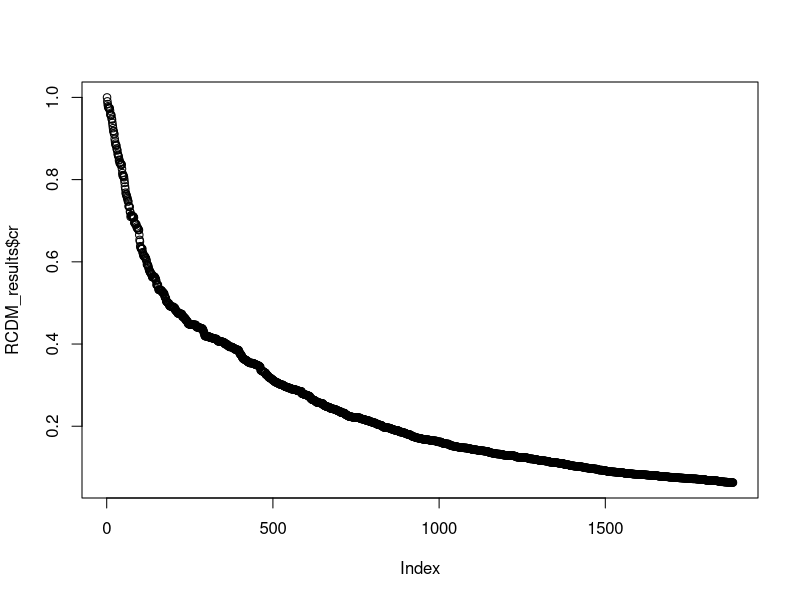
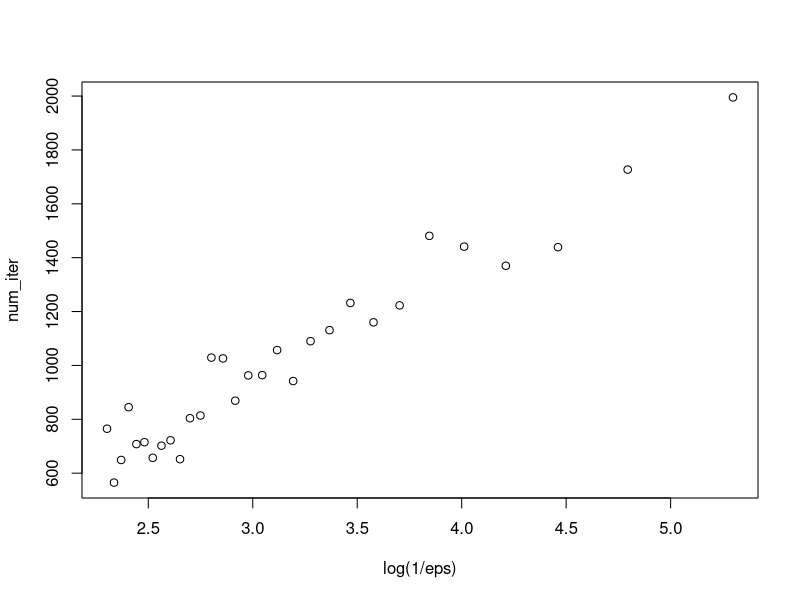
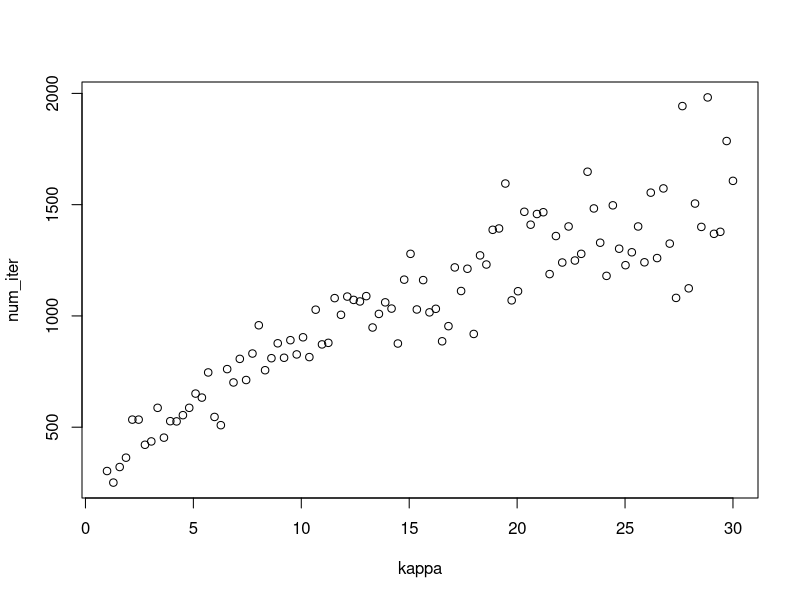
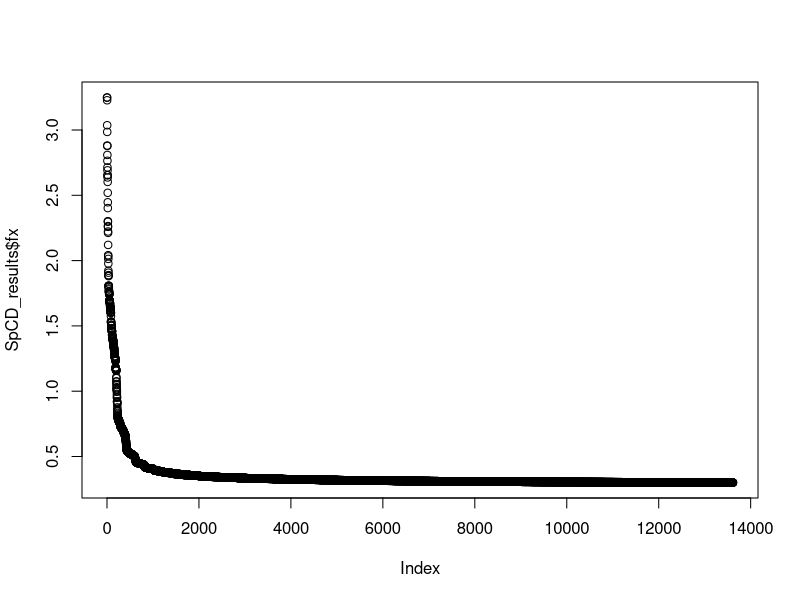
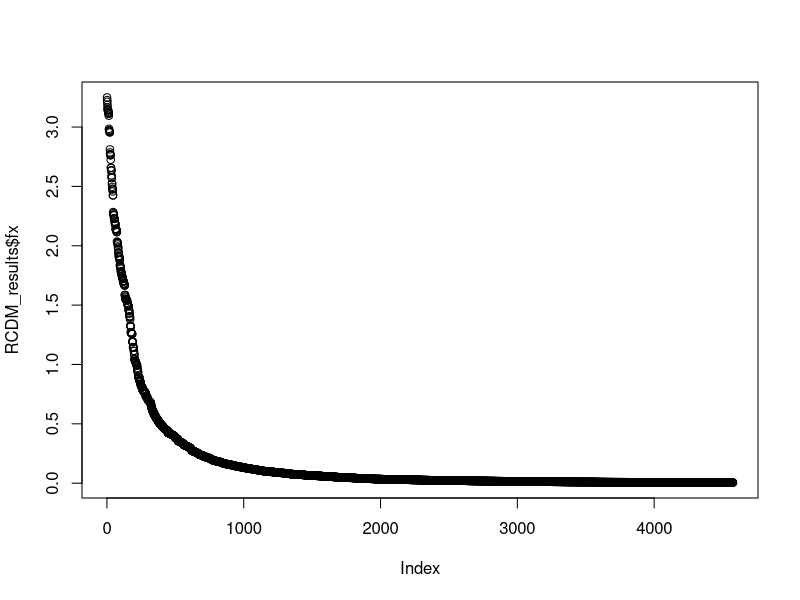

These figures' R source, in order:
# This .R code file consists of:
  # Algorithm 1: Coordinate Descent method with randomized / cyclic rules and fixed step size 
  # for solving quadratic form objective function

# Arthurs: STA 243 Final Project Group Members:
  # Han Chen, Ninghui Li, Chenghan Sun

library(pracma)

# Coordinate Descent method
RCDM = function(A, b, xs, xk = NULL, cr = NULL, iter_k = NULL, 
                alpha=0.001, tol=10^-2, maxIter=10^7, rule="random") {
  # Params: 
    # 
  
  # set k as the counter
  k = 1
  
  # denote cr = norm(xk-xs)/norm(xs) as the a criterion
  cr = c(1)
  
  # initialize xk as the estimates' vector 
  if (is.null(xk)){
    xk = zeros(n, 1)
  }
  
  # Define the objective function
  quadratic_obj = function(y, yhat){
    fun_val = 0.5*norm((y - yhat), "2")^2
    return(fun_val)
  }
  
  # initialize objective function vector
  fx = c(quadratic_obj(A%*%xk, b))
  fstar = quadratic_obj(A%*%xs, b)  # true function value 
  error = c()  # initialize error vector 
  
  if (rule == "random") {
    iter_k = sample(ncol(A), 1)
  } else if (rule == "cyclic") {
    iter_k = 1
  } else {
    print(paste("Need to specify variants of CD method."))
    break
  }
  
  # main loop 
  while (abs(fx[k] - fstar) >= tol) {
    # update the gradient
    u = A%*%xk - b
    A1 = t(A)
    gd_k = A1[iter_k, ]%*%u
    
    # update xk
    xk[iter_k] = xk[iter_k] - alpha*gd_k
    
    # update criterion cr
    cr[k+1] = norm(xk-xs, "2") / norm(xs, "2")
    
    if (mod(k, 1000) == 0) {
      print(c(paste("step", k), paste("error", cr[k+1])))
    }
    
    # update k
    k = k+1
    
    # update estimated function value and error 
    fx = c(fx, quadratic_obj(A%*%xk, b))
    error = c(error, norm((xk - xs), "2"))
    
    # update iter_k based on random / cyclic rules
    if (rule == "cyclic") {
      iter_k = mod(iter_k, n) + 1
    } else if (rule == "random") {
      iter_k = sample(ncol(A), 1)
    }
    
    # set algorithm iter bound 
    if (k > maxIter) {
      print(paste("Algorithm unfinished by reaching the maximum iterations."))
      break
    }
  }
  return(list(k = k, cr = cr, error = error, fx = fx))
}

### Experiment ### 
# input data points, here xs is the true solution that we want to find
m = 100
n = 50
k = 30


u = randortho(m)  # Generates random orthonormal or unitary matrix of size m
v = randortho(n)

#s_c_diag = runif(min(m, n), min= 1 / sqrt(k), max = 1)
s_c_diag  = seq(from = 1 / sqrt(k), to = 1, length.out = min(m, n))
s_c = diag(s_c_diag, nrow=m, ncol=n)  # for convexity assumption 

# sigular value decomposition
A = u%*%s_c%*%v  # for convexity assumption

#xs = rnorm(n)
xs  = ones(n, 1)
b = A%*%xs + 1 / (1 * 1000) * rnorm(m)
# solve(t(A) %*% A, t(A) %*% b)
# t(A) %*% A 

RCDM_results = RCDM(A, b, xs, alpha = 1, tol = 0.005)
RCDM_results$k

#gap vs iteration 
plot(RCDM_results$cr)

#eps vs nums of iteration 
set.seed(100)
N = 30
eps = seq(0.005, 0.1, length.out = N)
num_iter = sapply(eps, function(eps){
  RCDM_results = RCDM(A, b, xs, alpha = 1, tol = eps)
  RCDM_results$k
})
plot(log(1 / eps), num_iter)

#sigma vs nums of iteration 
set.seed(100)
N = 100
kappa = seq(1, 30, length.out = N)
num_iter = sapply(kappa, function(kappa){
  m = 100
  n = 50
  k = kappa

  u = randortho(m)  
  v = randortho(n)
  s_c_diag  = seq(from = 1 / sqrt(k), to = 1, length.out = min(m, n))
  s_c = diag(s_c_diag, nrow=m, ncol=n)  # for convexity assumption 
  
  A = u%*%s_c%*%v  
  
  xs  = ones(n, 1)
  b = A%*%xs + 1 / (1 * 1000) * rnorm(m)
  
  RCDM_results = RCDM(A, b, xs, alpha = 1, tol = 0.01)
  RCDM_results$k
})
plot(kappa, num_iter)



### seperable CD ###
SpCD <- function(A, b, xs, lambda = 1, iter_k = 1, xk = NULL, cr = NULL, 
                 alpha = 0.001, tol = 1e-2, maxIter = 1e7){
  # set k as the counter
  # CGD method terminates when norm(xk-xs)/norm(xs) smaller than given epsi = 10^-3
  # denote norm(xk-xs)/norm(xs) = cr (criterion)
  k = 1
  cr = c(1)
  
  # initialize x 
  if (is.null(xk)){
    xk = zeros(n, 1)
  }
  #gradient 
  gd_k = 0 
  
  
  # Define the objective function
  quadratic_obj = function(xk, y){
    fun_val = 0.5*norm((y - A%*%xk), "2")^2 + lambda * sum(abs(xk))
    return(fun_val)
  }
  
  fx = c(quadratic_obj(xk, b))
  fstar  =  quadratic_obj(xs, b)
  error = c()
  
  while (abs(fx[k] - fstar) >= tol) {
    # update the gradient
    u = A%*%xk - b
    A1 = t(A)
    gd_k = A1[iter_k, ]%*%u
    
    #### update xk
    sub.optim <- function(x){
      gd_k * (x - xk[iter_k]) + 1 / (2 * alpha) * (x - xk[iter_k]) ^ 2 + lambda * abs(x)
    }
    sub.optim.result = optim(0, sub.optim, method = "BFGS")
    z_k = sub.optim.result$par
    xk[iter_k] = z_k
    #print(z_k)
    
    # update stopping criterion 
    cr[k+1] = norm(xk-xs, "2") / norm(xs, "2")
    
    if (mod(k, 1000) == 0) {
      #print(c(paste("step", k),paste("error", cr[k+1]) ))
      print(c(paste("step", k), paste("error", fx[k] - fstar) ))
      #print(gd[iter_k])
      #print(xk)
      #print(z_k)
      #print(xk)
    }
    
    
    # update error 
    fx = c(fx, quadratic_obj(xk, b))
    error = c(error, norm((xk - xs), "2"))
    
    # update k
    k = k+1
    
    # update iter_k
    iter_k = mod(iter_k, n) + 1
    
    if (k > maxIter) {
      print(paste("Algorithm unfinished by reaching the maximum iterations."))
      break
    }
  }
  print(xk)
  return(list(k = k, cr = cr, error = error, fx = fx ))
}


### Experiment ### 
# input sparse data points, here xs is the true solution that we want to find
m = 100
n = 200
k = 50
s = 30


u = randortho(m)  # Generates random orthonormal or unitary matrix of size m
v = randortho(n)

#s_c_diag = runif(min(m, n), min= 1 / sqrt(k), max = 1)
s_c_diag  = seq(from = 1 / sqrt(k), to = 1, length.out = min(m, n))
s_c = diag(s_c_diag, nrow=m, ncol=n)  # for convexity assumption 

# sigular value decomposition
A = u%*%s_c%*%v  # for convexity assumption

#xs = rnorm(n)
xs  = zeros(n, 1)
xs[1:s,] = 1
b = A %*% xs 
#solve(t(A) %*% A, t(A) %*% b)
# t(A) %*% A 

SpCD_results = SpCD(A, b, xs, lambda = 0.01, alpha = 1, tol = 0.0001)
RCDM_results = RCDM(A, b, xs, alpha = 1, tol = 0.005)
SpCD_results$k
RCDM_results$k

plot(SpCD_results$fx)
plot(RCDM_results$fx)


